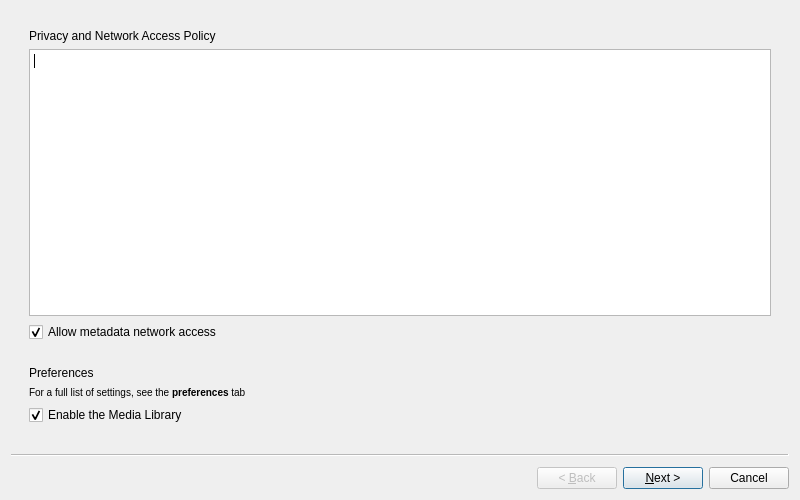
<?xml version="1.0" encoding="UTF-8"?>
<ui version="4.0">
 <class>firstrun</class>
 <widget class="QWizard" name="firstrun">
  <property name="geometry">
   <rect>
    <x>0</x>
    <y>0</y>
    <width>800</width>
    <height>500</height>
   </rect>
  </property>
  <property name="sizePolicy">
   <sizepolicy hsizetype="MinimumExpanding" vsizetype="MinimumExpanding">
    <horstretch>0</horstretch>
    <verstretch>0</verstretch>
   </sizepolicy>
  </property>
  <property name="minimumSize">
   <size>
    <width>650</width>
    <height>400</height>
   </size>
  </property>
  <property name="windowTitle">
   <string>Welcome</string>
  </property>
  <widget class="QWizardPage" name="welcomePage">
   <property name="minimumSize">
    <size>
     <width>320</width>
     <height>0</height>
    </size>
   </property>
   <layout class="QGridLayout" name="gridLayout">
    <item row="0" column="0">
     <widget class="QFrame" name="horizontalFrame_policy">
      <property name="sizePolicy">
       <sizepolicy hsizetype="Minimum" vsizetype="MinimumExpanding">
        <horstretch>0</horstretch>
        <verstretch>0</verstretch>
       </sizepolicy>
      </property>
      <layout class="QVBoxLayout" name="verticalLayout">
       <item>
        <widget class="QLabel" name="privacy">
         <property name="text">
          <string>Privacy and Network Access Policy</string>
         </property>
        </widget>
       </item>
       <item>
        <widget class="QTextEdit" name="policy">
         <property name="enabled">
          <bool>true</bool>
         </property>
        </widget>
       </item>
       <item>
        <widget class="QCheckBox" name="privacyCheckbox">
         <property name="text">
          <string>Allow metadata network access</string>
         </property>
         <property name="checked">
          <bool>true</bool>
         </property>
        </widget>
       </item>
      </layout>
     </widget>
    </item>
    <item row="1" column="0">
     <widget class="QFrame" name="horizontalFrame_prefs">
      <property name="sizePolicy">
       <sizepolicy hsizetype="Minimum" vsizetype="Minimum">
        <horstretch>0</horstretch>
        <verstretch>0</verstretch>
       </sizepolicy>
      </property>
      <layout class="QVBoxLayout" name="verticalLayout_3">
       <item>
        <widget class="QLabel" name="pref">
         <property name="text">
          <string>Preferences</string>
         </property>
        </widget>
       </item>
       <item>
        <widget class="QLabel" name="label">
         <property name="text">
          <string>&lt;small&gt;For a full list of settings, see the &lt;b&gt;preferences&lt;/b&gt; tab&lt;/small&gt;</string>
         </property>
        </widget>
       </item>
       <item>
        <widget class="QCheckBox" name="enableMl">
         <property name="text">
          <string>Enable the Media Library</string>
         </property>
         <property name="checked">
          <bool>true</bool>
         </property>
        </widget>
       </item>
      </layout>
     </widget>
    </item>
   </layout>
  </widget>
  <widget class="QWizardPage" name="folderPage">
   <layout class="QGridLayout" name="gridLayout_2">
    <item row="0" column="0">
     <widget class="QLabel" name="folderLabel">
      <property name="text">
       <string>Folders scanned by the Media Library</string>
      </property>
     </widget>
    </item>
    <item row="0" column="1">
     <widget class="QPushButton" name="addButton">
      <property name="maximumSize">
       <size>
        <width>16</width>
        <height>16</height>
       </size>
      </property>
      <property name="text">
       <string>+</string>
      </property>
     </widget>
    </item>
    <item row="1" column="0" colspan="2">
     <widget class="MLFoldersEditor" name="entryPoints">
      <property name="editTriggers">
       <set>QAbstractItemView::AllEditTriggers</set>
      </property>
      <property name="alternatingRowColors">
       <bool>true</bool>
      </property>
      <property name="showGrid">
       <bool>false</bool>
      </property>
      <property name="rowCount">
       <number>1</number>
      </property>
      <attribute name="horizontalHeaderShowSortIndicator" stdset="0">
       <bool>false</bool>
      </attribute>
      <row/>
     </widget>
    </item>
   </layout>
  </widget>
  <widget class="QWizardPage" name="colorSchemePage">
   <layout class="QGridLayout" name="gridLayout_3">
    <item row="1" column="0">
     <spacer name="verticalSpacer">
      <property name="orientation">
       <enum>Qt::Vertical</enum>
      </property>
      <property name="sizeType">
       <enum>QSizePolicy::MinimumExpanding</enum>
      </property>
      <property name="sizeHint" stdset="0">
       <size>
        <width>20</width>
        <height>20</height>
       </size>
      </property>
     </spacer>
    </item>
    <item row="2" column="1">
     <layout class="QVBoxLayout" name="verticalLayout_4">
      <item alignment="Qt::AlignHCenter">
       <widget class="QRadioButton" name="lightButton">
        <property name="text">
         <string>Light</string>
        </property>
       </widget>
      </item>
      <item>
       <spacer name="verticalSpacer_3">
        <property name="orientation">
         <enum>Qt::Vertical</enum>
        </property>
        <property name="sizeType">
         <enum>QSizePolicy::Maximum</enum>
        </property>
        <property name="sizeHint" stdset="0">
         <size>
          <width>20</width>
          <height>20</height>
         </size>
        </property>
       </spacer>
      </item>
      <item>
       <widget class="QPushButton" name="lightImage">
        <property name="text">
         <string/>
        </property>
        <property name="icon">
         <iconset resource="../../vlc.qrc">
          <normaloff>:/misc/theme_light.svg</normaloff>:/misc/theme_light.svg</iconset>
        </property>
        <property name="iconSize">
         <size>
          <width>87</width>
          <height>154</height>
         </size>
        </property>
        <property name="flat">
         <bool>true</bool>
        </property>
       </widget>
      </item>
     </layout>
    </item>
    <item row="2" column="2">
     <layout class="QVBoxLayout" name="verticalLayout_5">
      <item alignment="Qt::AlignHCenter">
       <widget class="QRadioButton" name="darkButton">
        <property name="text">
         <string>Dark</string>
        </property>
        <property name="checked">
         <bool>true</bool>
        </property>
       </widget>
      </item>
      <item>
       <spacer name="verticalSpacer_4">
        <property name="orientation">
         <enum>Qt::Vertical</enum>
        </property>
        <property name="sizeType">
         <enum>QSizePolicy::Maximum</enum>
        </property>
        <property name="sizeHint" stdset="0">
         <size>
          <width>20</width>
          <height>20</height>
         </size>
        </property>
       </spacer>
      </item>
      <item>
       <widget class="QPushButton" name="darkImage">
        <property name="text">
         <string/>
        </property>
        <property name="icon">
         <iconset resource="../../vlc.qrc">
          <normaloff>:/misc/theme_dark.svg</normaloff>:/misc/theme_dark.svg</iconset>
        </property>
        <property name="iconSize">
         <size>
          <width>87</width>
          <height>154</height>
         </size>
        </property>
        <property name="flat">
         <bool>true</bool>
        </property>
       </widget>
      </item>
     </layout>
    </item>
    <item row="0" column="0">
     <widget class="QLabel" name="colorLabel">
      <property name="text">
       <string>Select a color scheme</string>
      </property>
     </widget>
    </item>
    <item row="2" column="0">
     <layout class="QVBoxLayout" name="verticalLayout_2">
      <item alignment="Qt::AlignHCenter">
       <widget class="QRadioButton" name="systemButton">
        <property name="text">
         <string>System </string>
        </property>
        <property name="checked">
         <bool>false</bool>
        </property>
       </widget>
      </item>
      <item>
       <spacer name="verticalSpacer_2">
        <property name="orientation">
         <enum>Qt::Vertical</enum>
        </property>
        <property name="sizeType">
         <enum>QSizePolicy::Maximum</enum>
        </property>
        <property name="sizeHint" stdset="0">
         <size>
          <width>20</width>
          <height>20</height>
         </size>
        </property>
       </spacer>
      </item>
      <item>
       <widget class="QPushButton" name="daynightImage">
        <property name="text">
         <string/>
        </property>
        <property name="icon">
         <iconset resource="../../vlc.qrc">
          <normaloff>:/misc/theme_daynight.svg</normaloff>:/misc/theme_daynight.svg</iconset>
        </property>
        <property name="iconSize">
         <size>
          <width>87</width>
          <height>154</height>
         </size>
        </property>
        <property name="flat">
         <bool>true</bool>
        </property>
       </widget>
      </item>
     </layout>
    </item>
    <item row="3" column="1">
     <spacer name="verticalSpacer_5">
      <property name="orientation">
       <enum>Qt::Vertical</enum>
      </property>
      <property name="sizeType">
       <enum>QSizePolicy::Maximum</enum>
      </property>
      <property name="sizeHint" stdset="0">
       <size>
        <width>20</width>
        <height>10</height>
       </size>
      </property>
     </spacer>
    </item>
    <item row="4" column="0" colspan="3">
     <widget class="QLabel" name="explainerLabel">
      <property name="text">
       <string>&lt;i&gt;VLC will automatically switch to dark mode accordingly with system settings&lt;/i&gt;</string>
      </property>
      <property name="scaledContents">
       <bool>false</bool>
      </property>
      <property name="alignment">
       <set>Qt::AlignCenter</set>
      </property>
      <property name="wordWrap">
       <bool>true</bool>
      </property>
     </widget>
    </item>
    <item row="5" column="0">
     <spacer name="verticalSpacer_10">
      <property name="orientation">
       <enum>Qt::Vertical</enum>
      </property>
      <property name="sizeType">
       <enum>QSizePolicy::MinimumExpanding</enum>
      </property>
      <property name="sizeHint" stdset="0">
       <size>
        <width>20</width>
        <height>40</height>
       </size>
      </property>
     </spacer>
    </item>
   </layout>
  </widget>
  <widget class="QWizardPage" name="layoutPage">
   <layout class="QGridLayout" name="gridLayout_4">
    <item row="4" column="0" colspan="2">
     <spacer name="verticalSpacer_7">
      <property name="orientation">
       <enum>Qt::Vertical</enum>
      </property>
      <property name="sizeType">
       <enum>QSizePolicy::Minimum</enum>
      </property>
      <property name="sizeHint" stdset="0">
       <size>
        <width>20</width>
        <height>20</height>
       </size>
      </property>
     </spacer>
    </item>
    <item row="1" column="0" colspan="2">
     <spacer name="verticalSpacer_6">
      <property name="orientation">
       <enum>Qt::Vertical</enum>
      </property>
      <property name="sizeType">
       <enum>QSizePolicy::MinimumExpanding</enum>
      </property>
      <property name="sizeHint" stdset="0">
       <size>
        <width>20</width>
        <height>20</height>
       </size>
      </property>
     </spacer>
    </item>
    <item row="0" column="0">
     <widget class="QLabel" name="layoutLabel">
      <property name="text">
       <string>Select a layout</string>
      </property>
     </widget>
    </item>
    <item row="2" column="0">
     <layout class="QVBoxLayout" name="verticalLayout_6">
      <item alignment="Qt::AlignHCenter">
       <widget class="QRadioButton" name="modernButton">
        <property name="text">
         <string>Modern</string>
        </property>
        <property name="checked">
         <bool>true</bool>
        </property>
        <attribute name="buttonGroup">
         <string notr="true">layoutGroup</string>
        </attribute>
       </widget>
      </item>
      <item>
       <spacer name="verticalSpacer_8">
        <property name="orientation">
         <enum>Qt::Vertical</enum>
        </property>
        <property name="sizeType">
         <enum>QSizePolicy::Maximum</enum>
        </property>
        <property name="sizeHint" stdset="0">
         <size>
          <width>0</width>
          <height>20</height>
         </size>
        </property>
       </spacer>
      </item>
      <item>
       <widget class="QPushButton" name="modernImage">
        <property name="text">
         <string/>
        </property>
        <property name="icon">
         <iconset resource="../../vlc.qrc">
          <normaloff>:/prefsmenu/sample_minimal.png</normaloff>:/prefsmenu/sample_minimal.png</iconset>
        </property>
        <property name="iconSize">
         <size>
          <width>244</width>
          <height>145</height>
         </size>
        </property>
        <property name="flat">
         <bool>true</bool>
        </property>
       </widget>
      </item>
     </layout>
    </item>
    <item row="2" column="1">
     <layout class="QVBoxLayout" name="verticalLayout_7">
      <item alignment="Qt::AlignHCenter">
       <widget class="QRadioButton" name="classicButton">
        <property name="text">
         <string>Classic</string>
        </property>
        <attribute name="buttonGroup">
         <string notr="true">layoutGroup</string>
        </attribute>
       </widget>
      </item>
      <item>
       <spacer name="verticalSpacer_9">
        <property name="orientation">
         <enum>Qt::Vertical</enum>
        </property>
        <property name="sizeType">
         <enum>QSizePolicy::Maximum</enum>
        </property>
        <property name="sizeHint" stdset="0">
         <size>
          <width>0</width>
          <height>20</height>
         </size>
        </property>
       </spacer>
      </item>
      <item>
       <widget class="QPushButton" name="classicImage">
        <property name="text">
         <string/>
        </property>
        <property name="icon">
         <iconset resource="../../vlc.qrc">
          <normaloff>:/prefsmenu/sample_complete.png</normaloff>:/prefsmenu/sample_complete.png</iconset>
        </property>
        <property name="iconSize">
         <size>
          <width>244</width>
          <height>145</height>
         </size>
        </property>
        <property name="flat">
         <bool>true</bool>
        </property>
       </widget>
      </item>
     </layout>
    </item>
    <item row="5" column="0" colspan="2">
     <widget class="QLabel" name="layoutExplainer">
      <property name="text">
       <string>&lt;i&gt;VLC will use a modern layout with no menubar or pinned controls but with client-side decoration&lt;/i&gt;</string>
      </property>
      <property name="alignment">
       <set>Qt::AlignCenter</set>
      </property>
     </widget>
    </item>
    <item row="6" column="0">
     <spacer name="verticalSpacer_11">
      <property name="orientation">
       <enum>Qt::Vertical</enum>
      </property>
      <property name="sizeType">
       <enum>QSizePolicy::MinimumExpanding</enum>
      </property>
      <property name="sizeHint" stdset="0">
       <size>
        <width>20</width>
        <height>40</height>
       </size>
      </property>
     </spacer>
    </item>
   </layout>
  </widget>
 </widget>
 <customwidgets>
  <customwidget>
   <class>MLFoldersEditor</class>
   <extends>QTableWidget</extends>
   <header>widgets/native/mlfolderseditor.hpp</header>
  </customwidget>
 </customwidgets>
 <resources>
  <include location="../../vlc.qrc"/>
 </resources>
 <connections/>
 <buttongroups>
  <buttongroup name="layoutGroup"/>
 </buttongroups>
</ui>
